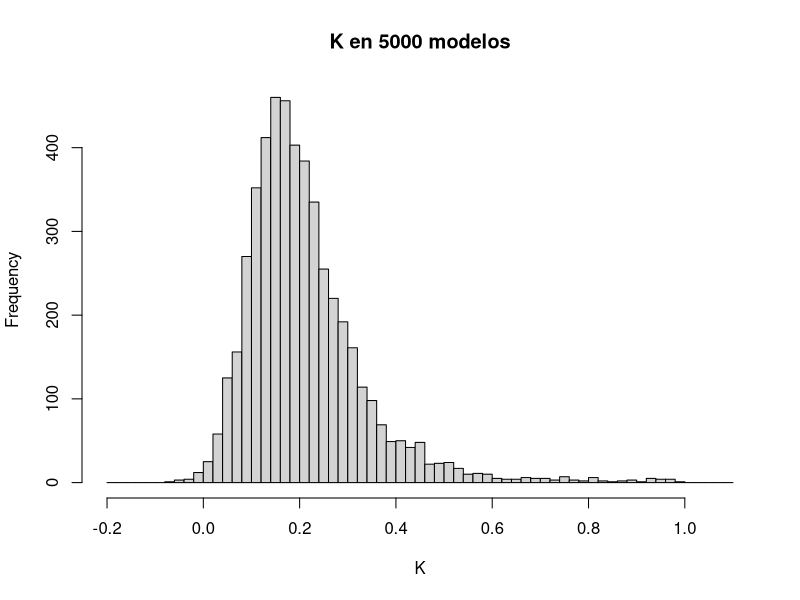

Write the R code that produced this figure. (Note: this script raises an error after producing the figure.)
past<-read.table("past.tsv",header=T,sep='\t',stringsAsFactors = F)
#plot(Outcome~diff,past)
indexes<-1:nrow(past);
get_model<-function(){
train_set_indexes<-sample(indexes,12)
test_set_indexes<-indexes[!indexes %in% train_set_indexes]
train<-past[sample(train_set_indexes,100,replace = T),3:4];
model <- glm(Outcome ~diff-1,family=binomial(link='logit'),data=train)
}
sample_models<-replicate(5000,get_model()$coefficients[1])
hist(sample_models[abs(sample_models)<1],breaks=seq(-0.2,1.1,0.02),main='K en 5000 modelos',xlab = 'K')
model<-get_model()
summary(model)
ano<-anova(model, test="Chisq")
ano
fitted.results <- predict(model,newdata=past[test_set_indexes,3:4],type='response')
fitted.results <- ifelse(fitted.results > 0.5,1,0)
misClasificError <- mean(fitted.results != past[test_set_indexes,"Outcome"])
print(paste('Accuracy',1-misClasificError))
past$fitted <- predict(model,newdata=past[,3:4],type='response')
#fitted <- ifelse(fitted > 0.5,1,0)
diff_range=-15:15;
pvals<-1/(1+exp(-(-15:15*model$coefficients[1])))
test_vals=past[test_set_indexes,3:4]
hits=ifelse(fitted.results==past[test_set_indexes,"Outcome"],1,2)
past$guess=ifelse(past$fitted > 0.5,1,0)==past$Outcome;
main_title=paste("K=",round(model$coefficients[1],dig=3)," p-val=",ano$`Pr(>Chi)`[2]);
plot(diff_range,pvals,
     t='l',
     xlab='diferencia de puntos',
     ylab='prob victoria local',
     ylim=c(0,1),
     main=main_title);
points(test_vals,col=hits,pch=19)
library(ROCR)
p <- predict(model,newdata=past[test_set_indexes,3:4],type='response')
pr <- prediction(p, past[test_set_indexes,"Outcome"])
prf <- performance(pr, measure = "tpr", x.measure = "fpr")
#plot(prf)

auc <- performance(pr, measure = "auc")
auc <- auc@y.values[[1]]
auc
